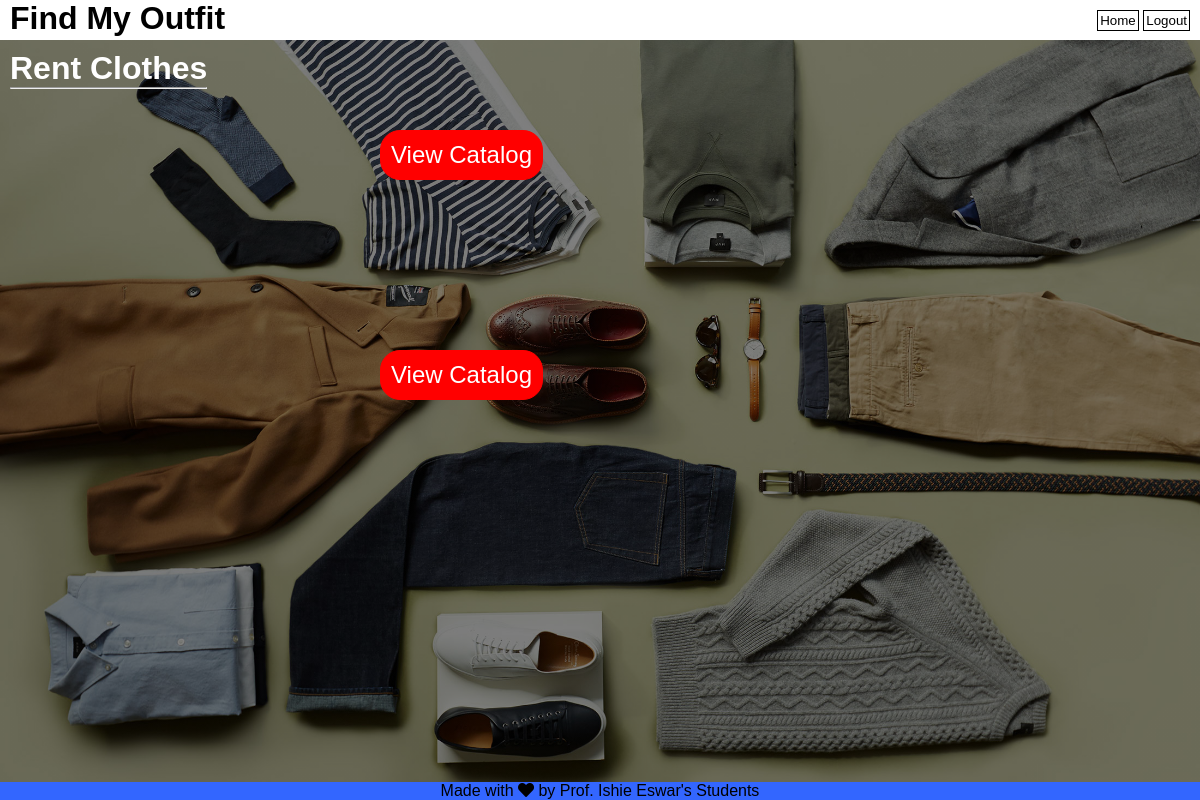
The app's page /User_Rental.php, older data.
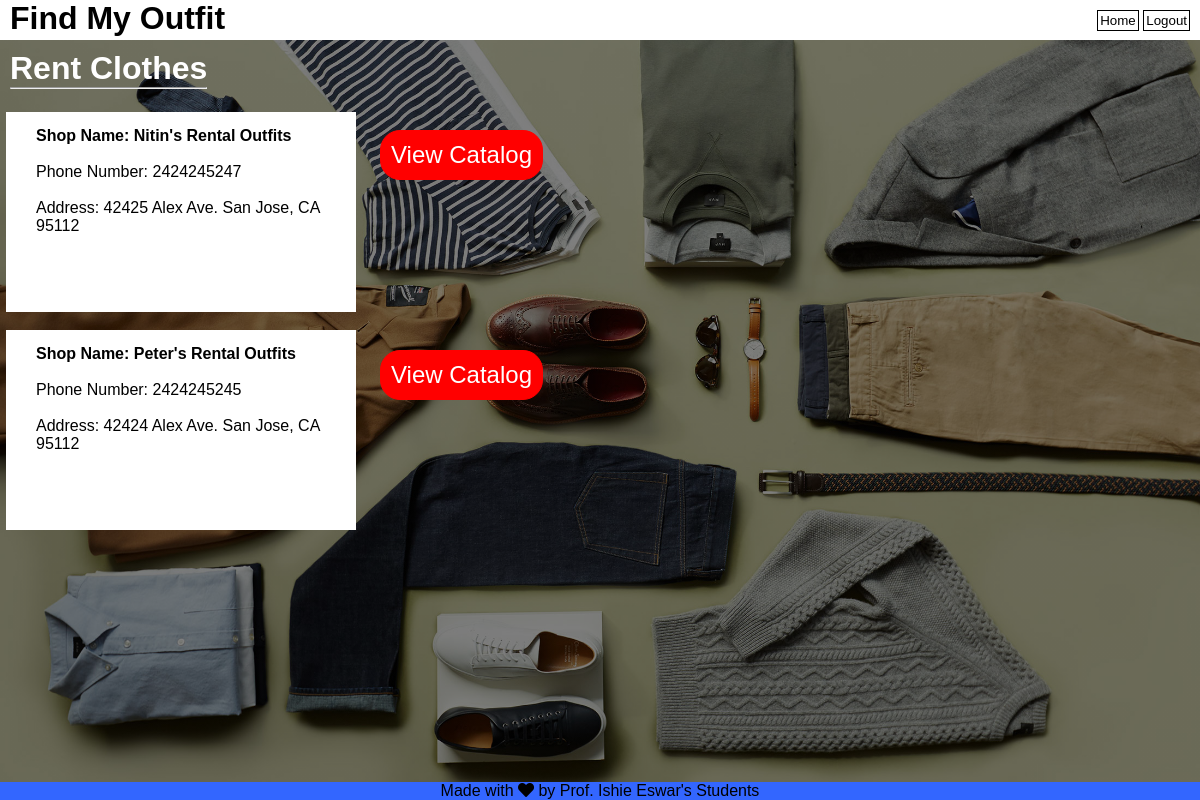
The same page, newer data.
### tables this page shows
CREATE TABLE `rental_info` (
  `shop_id` int(10) NOT NULL,
  `owner_name` text NOT NULL,
  `shop_name` text NOT NULL,
  `owner_phone` varchar(15) NOT NULL,
  `owner_address` varchar(100) NOT NULL
);

### User_Rental.php (the view, shortened to what this page needs)
<?php
     include_once 'databasec.php';
     $sql = 'SELECT shop_name, owner_phone, owner_address FROM rental_info ORDER BY shop_name;';
     $res = mysqli_query($c, $sql);
     $arr = mysqli_fetch_all($res, MYSQLI_ASSOC);
?>
<!DOCTYPE html>
<html lang="en">
<head>
    <link href = "userrental.css" rel = "stylesheet" type = "text/css">
    <link rel="stylesheet" href="https://cdnjs.cloudflare.com/ajax/libs/font-awesome/5.13.0/css/all.min.css">
</head>
<body>
    <header>
        <div class="bar2">
            <div class="name2">
                <h1>Find My Outfit</h1>
            </div>
            <form name="xyz" method="post">
                <ul>
                     <li><input type="submit" name="home" class="button" value="Home"></li>
                     <li><input type="submit" name="logoutbutton2" class="button" value="Logout"></li>
                </ul>
            </form>
        </div>
    </header>
    <div class="box">
         <a href="Nitins_Rental.php">View Catalog</a>
     </div>
    <div class="abcd">
         <a href="Peters_Rental.php">View Catalog</a>
    </div>
    <div class="des">
        <h1>Rent Clothes</h1>
        <hr>
    </div>
    <br>
    <br>
    <br>
    <br>
    <div class="cont">
        <div class="row">
            <?php foreach($arr as $rental){ ?>
                        <div class="smallbox">
                            <h6>
                                Shop Name: <?php echo htmlspecialchars($rental['shop_name']); ?>
                            </h6>
                            <div>
                                <br>
                                Phone Number: <?php echo htmlspecialchars($rental['owner_phone']); ?>
                                <br>
                                <br>
                                Address: <?php echo htmlspecialchars($rental['owner_address']); ?>
                            </div>
                        </div>
                        <br>
            <?php } ?>
        </div>
    </div>
    <footer id="footer" class="static-footer">
      <div class="container">
        <p>Made with <span class="fas fa-heart"></span> by Prof. Ishie Eswar's Students</p>
      </div>
    </footer>
</body>
</html>

Row changes from the older to the newer data that the page shows:
added rental_info: shop_name "Nitin's Rental Outfits", owner_phone "2424245247", owner_address "42425 Alex Ave. San Jose, CA 95112"
added rental_info: shop_name "Peter's Rental Outfits", owner_phone "2424245245", owner_address "42424 Alex Ave. San Jose, CA 95112"
